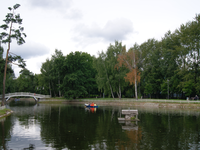
#> input picture ImageManipulation/tests/test.png, 200 x 150 px
$ python -i random.py   (imports and definitions only)
#> lines starting #> are read from the running program, lines starting #| are printed output that depends on the picture
#> further down, picture is the input picture: shape (150, 200, 3); mean B, G, R 113, 123.2, 117.9
import cv2 as cv
import numpy as np


def randomFilter(image: np.ndarray, kernel_size = 3, min = 0, max = 1, normalize = False) -> np.ndarray:

#> called with kernel_size = 3, min = 0, max = 1, normalize = False
    random_kernel_r = np.random.uniform(min,max,(kernel_size,kernel_size))
    random_kernel_g = np.random.uniform(min,max,(kernel_size,kernel_size))
    random_kernel_b = np.random.uniform(min,max,(kernel_size,kernel_size))

    if normalize:
        random_kernel_r /= kernel_size ** 2
        random_kernel_g /= kernel_size ** 2
        random_kernel_b /= kernel_size ** 2

    ddepth = -1
    b_chan,g_chan,r_chan = cv.split(image)
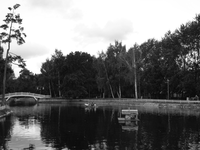
#> b_chan: shape (150, 200); min 2, max 255, mean 113
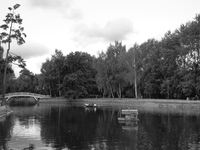
#> g_chan: shape (150, 200); min 4, max 255, mean 123.2
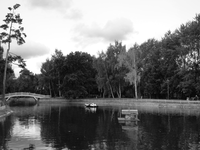
#> r_chan: shape (150, 200); min 1, max 255, mean 117.9
    filtered_image_r = cv.filter2D(r_chan, ddepth,random_kernel_r)
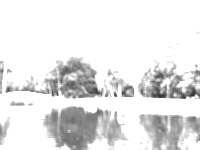
#> filtered_image_r: shape (150, 200); min 52, max 255, mean 230.1
    filtered_image_g = cv.filter2D(g_chan, ddepth,random_kernel_g)
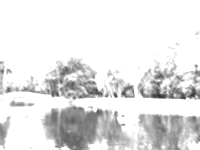
#> filtered_image_g: shape (150, 200); min 50, max 255, mean 227.9
    filtered_image_b = cv.filter2D(b_chan, ddepth,random_kernel_b)
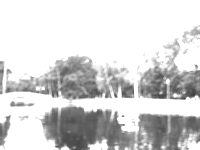
#> filtered_image_b: shape (150, 200); min 63, max 255, mean 212.4

    filtered_image = cv.merge([filtered_image_b, filtered_image_g, filtered_image_r])
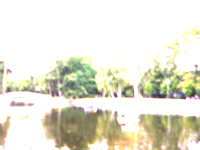
#> filtered_image: shape (150, 200, 3); mean B, G, R 212.4, 227.9, 230.1
    return filtered_image

>>> import cv2
>>> picture = cv2.imread('../tests/test.png')
>>> result = randomFilter(picture)
